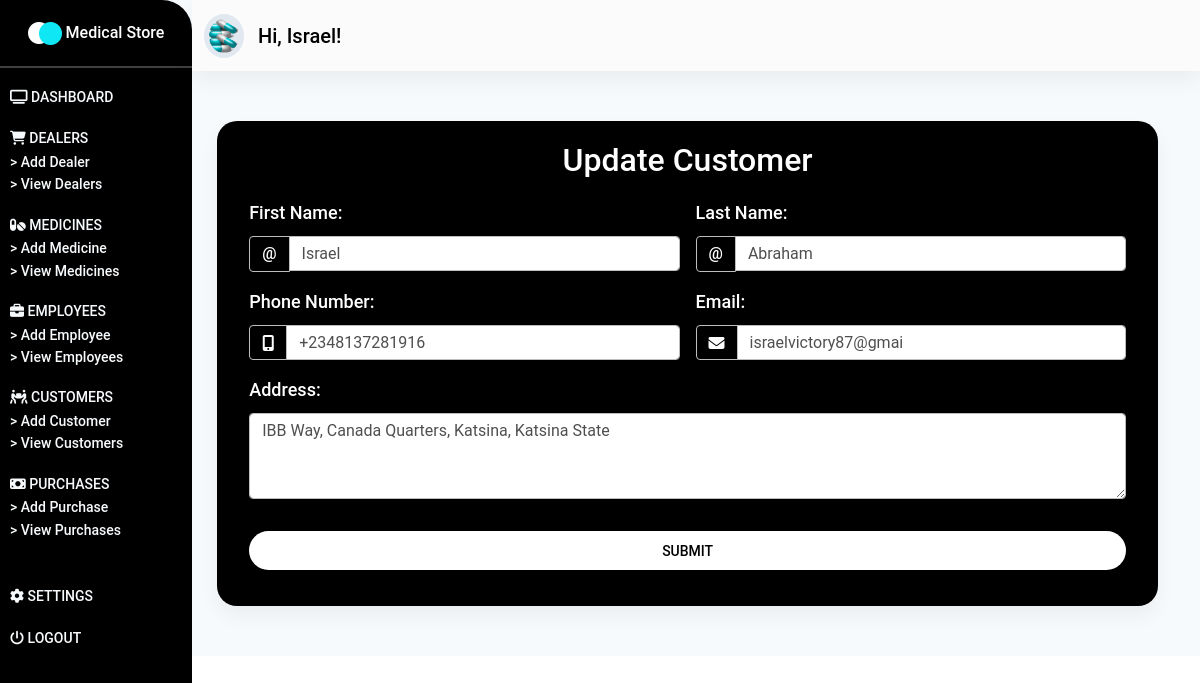
/customers/update-customer/1/ (signed in), run on an earlier commit of the app's database.
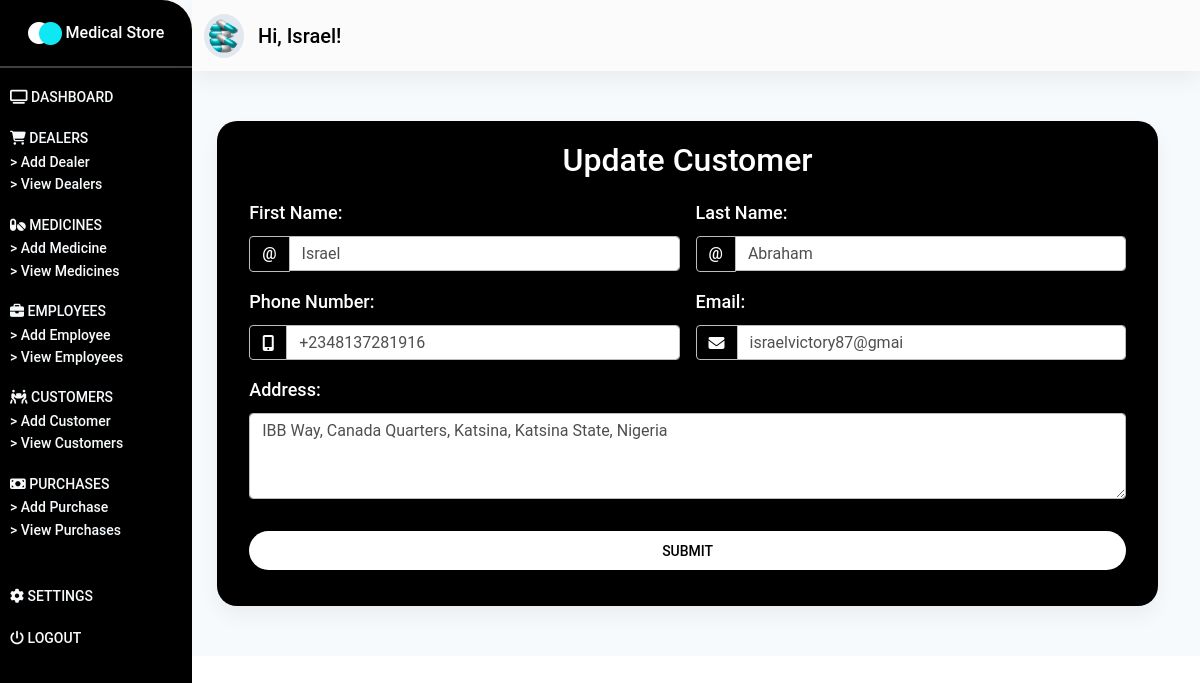
And on a later commit of the database.
### store/models.py (models this page shows, shortened)
class Customer(models.Model):
    fname = models.CharField(max_length=100)
    lname = models.CharField(max_length=100)
    address = models.TextField()
    phone_number = models.CharField(max_length=15)
    email = models.CharField(max_length=50)

### store/views.py (the view, shortened to what this page needs)
# urls.py: path('customers/update-customer/<int:pk>/', update_customer, name="update-customer"),
@login_required(login_url="/login/")
def update_customer(request, pk):
    customer = Customer.objects.get(id=pk)
    form = UpdateCustomerForm(instance=customer)
    context = {
        "form": form,
    }
    return render(request, "store/update-customer.html", context)

### store/templates/store/update-customer.html (shortened to what this page needs)
{% extends 'store/base.html' %}
{% load static %}
{% block content %}
    <section id="dashboard_section" class="dashboard_section">
        {% include "store/_dashboard-bar.html" %}
        <div class="container-fluid">
            <div class="add_dealer">
                <div class="customer__card card">
                    <p class="h2">
                        Update Customer
                    </p>
                    <div class="add__dealer__form">
                        <div class="container">
                            <form class="row g-3 needs-validation" method="POST">
                                <div class="col-md-6">
                                    <label for="validationCustomFirstName" class="form-label">
                                        First Name:
                                    </label>
                                    <div class="input-group">
                                        <span class="input-group-text" id="inputGroupPrepend">@</span>
                                        {{ form.fname }}
                                    </div>
                                </div>
                                <div class="col-md-6">
                                    <label for="validationCustomLastName" class="form-label">
                                        Last Name:
                                    </label>
                                    <div class="input-group">
                                        <span class="input-group-text" id="inputGroupPrepend">@</span>
                                        {{ form.lname }}
                                    </div>
                                </div>
                                <div class="col-md-6">
                                    <label for="validationPhoneNumber" class="form-label">
                                        Phone Number:
                                    </label>
                                    <div class="input-group">
                                        <span class="input-group-text" id="inputGroupPrepend">
                                            <i class="fa fa-mobile" aria-hidden="true"></i>
                                        </span>
                                        {{ form.phone_number }}
                                    </div>
                                </div>
                                <div class="col-md-6">
                                    <label for="validationEmail" class="form-label">
                                        Email:
                                    </label>
                                    <div class="input-group">
                                        <span class="input-group-text" id="inputGroupPrepend">
                                            <i class="fa fa-envelope" aria-hidden="true"></i>
                                        </span>
                                        {{ form.email }}
                                    </div>
                                </div>
                                <div class="col-md-12">
                                    <div class="form-group">
                                        <label for="validationAddress" class="form-label">
                                            Address:
                                        </label>
                                        {{ form.address }}
                                    </div>
                                </div>
                                <div class="col-12 pt-3">
                                    <div class="col-12 pb-3">
                                        <button class="btn btn-block login-button" type="submit">
                                            Submit
                                        </button>
                                    </div>
                                </div>
                            </form>
                        </div>
                    </div>
                </div>
            </div>
        </div>
    </section>
{% endblock content %}

What changed in the data, as far as the page shows it:
changed Customer "Israel": address "IBB Way, Canada Quarters, Katsina, Katsina State" → "IBB Way, Canada Quarters, Katsina, Katsina State, Nigeria"
